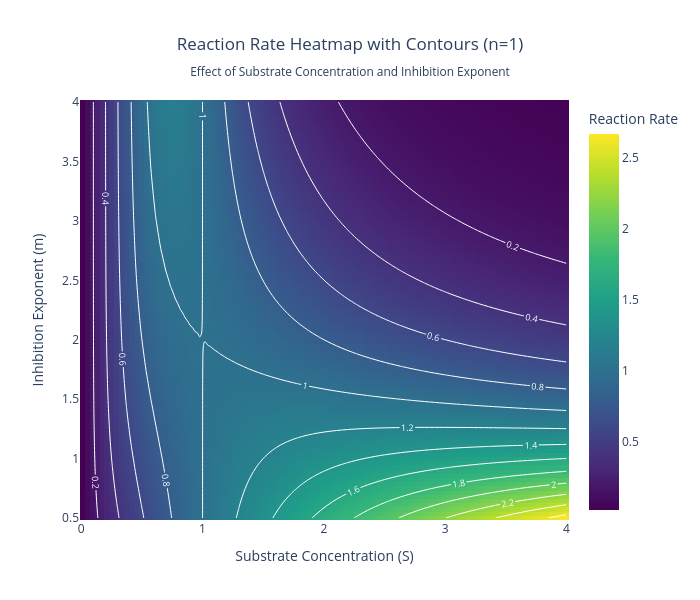

Notebook code cell kept with this figure:
### Markdown cell above
## Rate Surface

### Code cell
from numpy import linspace, meshgrid
import plotly.graph_objects as go

def kinetics(S, k_max, K_m, n, m):
    """
    Hill kinetics equation; reduces to Michaelis-Menten for n=1
    S: substrate concentration
    k_max: maximum reaction rate (includes enzyme concentration)
    K_m: Michaelis constant (fixed at 1)
    n: Hill exponent
    m: inhibition exponent (n<=m)
    """
    rate = (k_max * S**n) / (K_m + S**m)
    return rate

# Fixed parameters: cooperativity n is fixed at 1 (plain Michaelis-Menten
# activation), so the only thing that varies below is the inhibition
# exponent m.
k_max, K_m, n = 2, 1, 1

# Create 2D grid
S_values = linspace(0.01, 4, 100)  # Start slightly above 0 to avoid division issues
m_values = linspace(0.5, 4, 100)

# Create meshgrid: S_grid and m_grid have matching shapes so that
# kinetics() can be evaluated for every (S, m) combination at once.
S_grid, m_grid = meshgrid(S_values, m_values)

# Calculate rate for all combinations
rate_grid = kinetics(S_grid, k_max, K_m, n, m_grid)

# Combine heatmap with contour lines
fig = go.Figure()

# Add heatmap: colour encodes the reaction rate for each (S, m) pair
fig.add_trace(go.Heatmap(
    x=S_values,
    y=m_values,
    z=rate_grid,
    colorscale='Viridis',
    colorbar=dict(title="Reaction Rate"),
    hoverongaps=False,
    showscale=True
))

# Add contour lines on top, to make lines of equal rate easier to read
fig.add_trace(go.Contour(
    x=S_values,
    y=m_values,
    z=rate_grid,
    showscale=False,
    contours=dict(
        showlabels=True,
        labelfont=dict(size=9, color='white'),
        coloring='none'
    ),
    line=dict(width=1, color='white'),
    hoverinfo='skip'
))

fig.update_layout(
    title=dict(
        text="Reaction Rate Heatmap with Contours (n=1)<br><sub>Effect of Substrate Concentration and Inhibition Exponent</sub>",
        x=0.5
    ),
    xaxis=dict(title="Substrate Concentration (S)"),
    yaxis=dict(title="Inhibition Exponent (m)"),
    width=700,
    height=600
)

fig.show()

### Figure 1 — Plotly figure (JSON) as saved in the notebook; plotly's stock layout.template omitted (floating-point values rounded to 4 significant figures; data arrays with more than 128 entries replaced by an {"elided": "..."} marker saying what was removed)
{"data": [{"colorbar": {"title": {"text": "Reaction Rate"}}, "colorscale": [[0, "#440154"], [0.1111, "#482878"], [0.2222, "#3e4989"], [0.3333, "#31688e"], [0.4444, "#26828e"], [0.5556, "#1f9e89"], [0.6667, "#35b779"], [0.7778, "#6ece58"], [0.8889, "#b5de2b"], [1, "#fde725"]], "hoverongaps": false, "showscale": true, "type": "heatmap", "x": [0.01, 0.0503, 0.09061, 0.1309, 0.1712, 0.2115, 0.2518, 0.2921, 0.3324, 0.3727, 0.413, 0.4533, 0.4936, 0.5339, 0.5742, 0.6145, 0.6548, 0.6952, 0.7355, 0.7758, 0.8161, 0.8564, 0.8967, 0.937, 0.9773, 1.018, 1.058, 1.098, 1.138, 1.179, 1.219, 1.259, 1.3, 1.34, 1.38, 1.421, 1.461, 1.501, 1.542, 1.582, 1.622, 1.662, 1.703, 1.743, 1.783, 1.824, 1.864, 1.904, 1.945, 1.985, 2.025, 2.065, 2.106, 2.146, 2.186, 2.227, 2.267, 2.307, 2.348, 2.388, 2.428, 2.468, 2.509, 2.549, 2.589, 2.63, 2.67, 2.71, 2.751, 2.791, 2.831, 2.872, 2.912, 2.952, 2.992, 3.033, 3.073, 3.113, 3.154, 3.194, 3.234, 3.275, 3.315, 3.355, 3.395, 3.436, 3.476, 3.516, 3.557, 3.597, 3.637, 3.678, 3.718, 3.758, 3.798, 3.839, 3.879, 3.919, 3.96, 4.0], "y": [0.5, 0.5354, 0.5707, 0.6061, 0.6414, 0.6768, 0.7121, 0.7475, 0.7828, 0.8182, 0.8535, 0.8889, 0.9242, 0.9596, 0.9949, 1.03, 1.066, 1.101, 1.136, 1.172, 1.207, 1.242, 1.278, 1.313, 1.348, 1.384, 1.419, 1.455, 1.49, 1.525, 1.561, 1.596, 1.631, 1.667, 1.702, 1.737, 1.773, 1.808, 1.843, 1.879, 1.914, 1.949, 1.985, 2.02, 2.056, 2.091, 2.126, 2.162, 2.197, 2.232, 2.268, 2.303, 2.338, 2.374, 2.409, 2.444, 2.48, 2.515, 2.551, 2.586, 2.621, 2.657, 2.692, 2.727, 2.763, 2.798, 2.833, 2.869, 2.904, 2.939, 2.975, 3.01, 3.045, 3.081, 3.116, 3.152, 3.187, 3.222, 3.258, 3.293, 3.328, 3.364, 3.399, 3.434, 3.47, 3.505, 3.54, 3.576, 3.611, 3.646, 3.682, 3.717, 3.753, 3.788, 3.823, 3.859, 3.894, 3.929, 3.965, 4.0], "z": {"elided": "100x100 float values"}}, {"contours": {"coloring": "none", "labelfont": {"color": "white", "size": 9}, "showlabels": true}, "hoverinfo": "skip", "line": {"color": "white", "width": 1}, "showscale": false, "type": "contour", "x": [0.01, 0.0503, 0.09061, 0.1309, 0.1712, 0.2115, 0.2518, 0.2921, 0.3324, 0.3727, 0.413, 0.4533, 0.4936, 0.5339, 0.5742, 0.6145, 0.6548, 0.6952, 0.7355, 0.7758, 0.8161, 0.8564, 0.8967, 0.937, 0.9773, 1.018, 1.058, 1.098, 1.138, 1.179, 1.219, 1.259, 1.3, 1.34, 1.38, 1.421, 1.461, 1.501, 1.542, 1.582, 1.622, 1.662, 1.703, 1.743, 1.783, 1.824, 1.864, 1.904, 1.945, 1.985, 2.025, 2.065, 2.106, 2.146, 2.186, 2.227, 2.267, 2.307, 2.348, 2.388, 2.428, 2.468, 2.509, 2.549, 2.589, 2.63, 2.67, 2.71, 2.751, 2.791, 2.831, 2.872, 2.912, 2.952, 2.992, 3.033, 3.073, 3.113, 3.154, 3.194, 3.234, 3.275, 3.315, 3.355, 3.395, 3.436, 3.476, 3.516, 3.557, 3.597, 3.637, 3.678, 3.718, 3.758, 3.798, 3.839, 3.879, 3.919, 3.96, 4.0], "y": [0.5, 0.5354, 0.5707, 0.6061, 0.6414, 0.6768, 0.7121, 0.7475, 0.7828, 0.8182, 0.8535, 0.8889, 0.9242, 0.9596, 0.9949, 1.03, 1.066, 1.101, 1.136, 1.172, 1.207, 1.242, 1.278, 1.313, 1.348, 1.384, 1.419, 1.455, 1.49, 1.525, 1.561, 1.596, 1.631, 1.667, 1.702, 1.737, 1.773, 1.808, 1.843, 1.879, 1.914, 1.949, 1.985, 2.02, 2.056, 2.091, 2.126, 2.162, 2.197, 2.232, 2.268, 2.303, 2.338, 2.374, 2.409, 2.444, 2.48, 2.515, 2.551, 2.586, 2.621, 2.657, 2.692, 2.727, 2.763, 2.798, 2.833, 2.869, 2.904, 2.939, 2.975, 3.01, 3.045, 3.081, 3.116, 3.152, 3.187, 3.222, 3.258, 3.293, 3.328, 3.364, 3.399, 3.434, 3.47, 3.505, 3.54, 3.576, 3.611, 3.646, 3.682, 3.717, 3.753, 3.788, 3.823, 3.859, 3.894, 3.929, 3.965, 4.0], "z": {"elided": "100x100 float values"}}], "layout": {"height": 600, "title": {"text": "Reaction Rate Heatmap with Contours (n=1)<br><sub>Effect of Substrate Concentration and Inhibition Exponent</sub>", "x": 0.5}, "width": 700, "xaxis": {"title": {"text": "Substrate Concentration (S)"}}, "yaxis": {"title": {"text": "Inhibition Exponent (m)"}}}}
